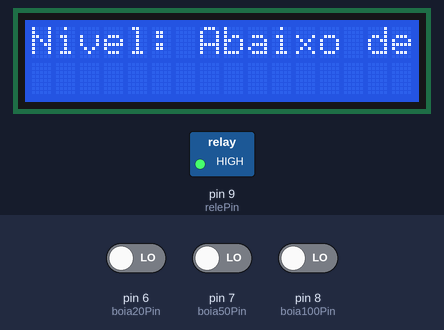
This sketch was run on a simulated Arduino Uno, built with avr-gcc and run on an emulated ATmega328P. Shown: 16×2 character LCD, switched loads named in the sketch (green lamp = pin HIGH). The test bench sets the inputs (shaded band); at power-on: pin 6 (boia20Pin) LOW, pin 8 (boia100Pin) LOW, pin 7 (boia50Pin) LOW. What the sketch prints to the serial monitor is not drawn.

Above: at 3.2 s.
3.3 s: pin 6 (boia20Pin) driven HIGH
At 4.4 s:
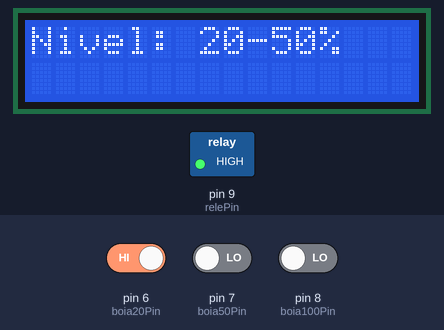
5.1 s: pin 8 (boia100Pin) driven HIGH
At 6.3 s:
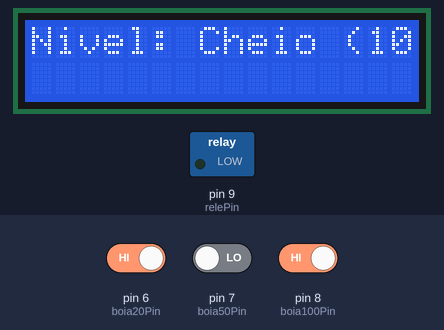
6.7 s: pin 8 (boia100Pin) driven LOW
At 7.3 s:
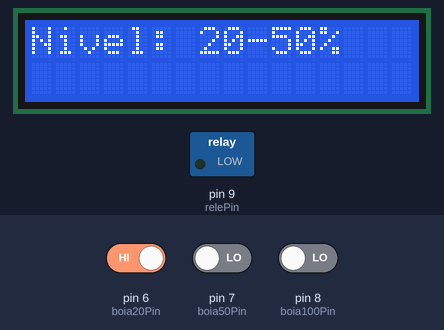
8.2 s: pin 7 (boia50Pin) driven HIGH
At 9.1 s:
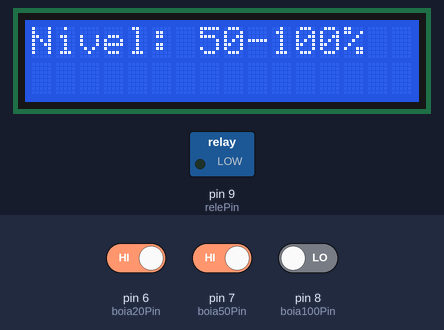
Timing chart, 0 to 10.8 s (numbered marks = the images above; inputs shaded):
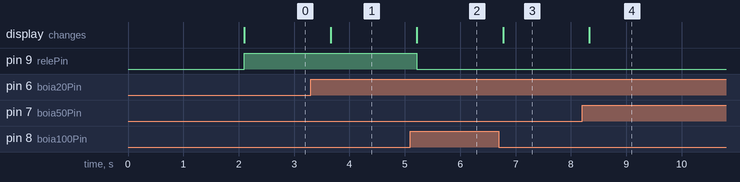

The sketch:

DISPLAYcontrole_nivel_agua.ino
```cpp
#include <Wire.h>
#include <LiquidCrystal_I2C.h>

// Configuração do LCD (endereço padrão 0x27, para 16 colunas e 2 linhas)
LiquidCrystal_I2C lcd(0x27, 16, 2);

const int boia20Pin = 6;   // Pin da boia de 20%
const int boia50Pin = 7;   // Pin da boia de 50%
const int boia100Pin = 8;  // Pin da boia de 100%
const int relePin = 9;     // Pin do relé

bool releState = false;    // Estado inicial do relé (desligado)

void setup() {
  pinMode(boia20Pin, INPUT);
  pinMode(boia50Pin, INPUT);
  pinMode(boia100Pin, INPUT);
  pinMode(relePin, OUTPUT);

  Serial.begin(9600);

  // Inicializa o LCD
  lcd.init();
  lcd.backlight();
  lcd.setCursor(0, 0);
  lcd.print("Controle de Agua");
  delay(2000);  // Exibe a mensagem de inicialização
}

void loop() {
  // Leitura das boias
  bool boia20State = digitalRead(boia20Pin);
  bool boia50State = digitalRead(boia50Pin);
  bool boia100State = digitalRead(boia100Pin);

  // Determinar o nível de água
  String nivelAgua;
  if (boia100State == HIGH) {
    nivelAgua = "Cheio (100%)";
  } else if (boia50State == HIGH) {
    nivelAgua = "50-100%";
  } else if (boia20State == HIGH) {
    nivelAgua = "20-50%";
  } else {
    nivelAgua = "Abaixo de 20%";
  }

  // Exibindo o estado das boias no monitor serial
  Serial.print("Boia 20%: ");
  Serial.println(boia20State == LOW ? "Aberta" : "Fechada");

  Serial.print("Boia 50%: ");
  Serial.println(boia50State == LOW ? "Abaixo de 50%" : "Acima de 50%");

  Serial.print("Boia 100%: ");
  Serial.println(boia100State == LOW ? "Aberta" : "Fechada");

  // Atualiza o LCD
  lcd.clear();
  lcd.setCursor(0, 0);
  lcd.print("Nivel: ");
  lcd.print(nivelAgua);

  // Lógica de controle do relé
  if (boia20State == LOW && boia100State == LOW) {  // Boia de 20% aberta e boia de 100% fechada
    if (!releState) {  // Se o relé não estiver ligado
      digitalWrite(relePin, HIGH);  // Liga o relé
      releState = true;
      Serial.println("Relé ligado");
    }
  } else if (boia100State == HIGH) {  // Boia de 100% fechada
    if (releState) {  // Se o relé estiver ligado
      digitalWrite(relePin, LOW);  // Desliga o relé
      releState = false;
      Serial.println("Relé desligado");
    }
  }

  delay(500);  // Atraso para leitura mais estável
}
```

Measured:
- after the input at 3.3 s, the display: changes after 0.36 s (image 1)
- after the input at 5.1 s, pin 9 (relePin): HIGH → LOW after 0.12 s; the display: changes after 0.12 s (image 2)
- after the input at 6.7 s, the display: changes after 0.08 s (image 3)
- after the input at 8.2 s, the display: changes after 0.13 s (image 4)
